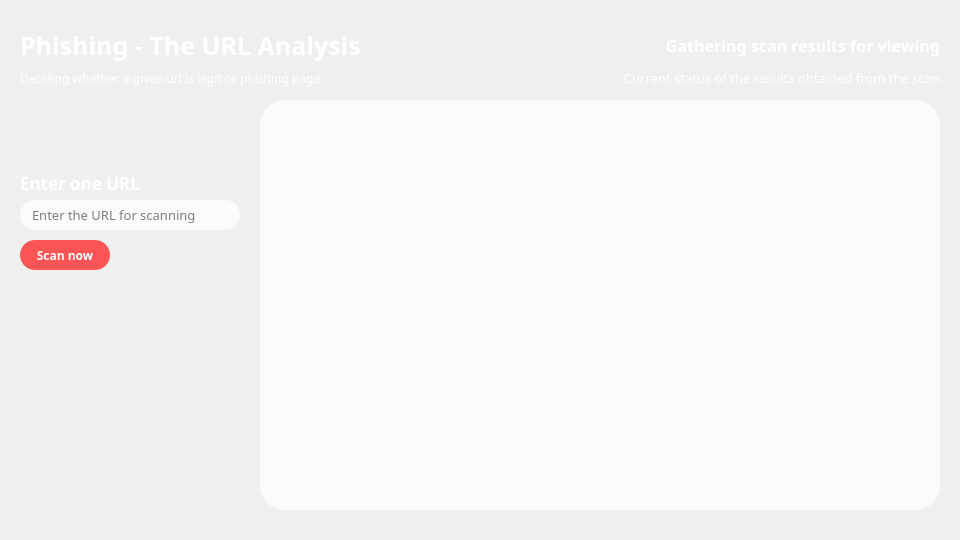
<?xml version="1.0" encoding="UTF-8"?>
<ui version="4.0">
 <class>MainWindow</class>
 <widget class="QMainWindow" name="MainWindow">
  <property name="geometry">
   <rect>
    <x>0</x>
    <y>0</y>
    <width>960</width>
    <height>540</height>
   </rect>
  </property>
  <property name="sizePolicy">
   <sizepolicy hsizetype="Fixed" vsizetype="Fixed">
    <horstretch>0</horstretch>
    <verstretch>0</verstretch>
   </sizepolicy>
  </property>
  <property name="minimumSize">
   <size>
    <width>960</width>
    <height>540</height>
   </size>
  </property>
  <property name="maximumSize">
   <size>
    <width>960</width>
    <height>540</height>
   </size>
  </property>
  <property name="windowTitle">
   <string>Phishing Page Analyser</string>
  </property>
  <widget class="QWidget" name="centralwidget">
   <widget class="QLabel" name="background">
    <property name="geometry">
     <rect>
      <x>0</x>
      <y>0</y>
      <width>960</width>
      <height>540</height>
     </rect>
    </property>
    
    <property name="minimumSize">
     <size>
      <width>960</width>
      <height>540</height>
     </size>
    </property>
    <property name="maximumSize">
     <size>
      <width>960</width>
      <height>540</height>
     </size>
    </property>
    <property name="text">
     <string>&lt;html&gt;&lt;head/&gt;&lt;body&gt;&lt;p&gt;&lt;img src=&quot;:/images/tealbg.jpg&quot;/&gt;&lt;/p&gt;&lt;/body&gt;&lt;/html&gt;</string>
    </property>
   </widget>
   <widget class="QLabel" name="lab_title">
    <property name="geometry">
     <rect>
      <x>20</x>
      <y>20</y>
      <width>520</width>
      <height>50</height>
     </rect>
    </property>
    <property name="font">
     <font>
      <family>sans-serif</family>
      <pointsize>19</pointsize>
      <weight>85</weight>
      <bold>true</bold>
     </font>
    </property>
    <property name="styleSheet">
     <string notr="true">color:rgba(255,255,255,1);</string>
    </property>
    <property name="text">
     <string>Phishing - The URL Analysis </string>
    </property>
    <property name="wordWrap">
     <bool>true</bool>
    </property>
   </widget>
   <widget class="QLabel" name="lab_viere">
    <property name="geometry">
     <rect>
      <x>520</x>
      <y>20</y>
      <width>420</width>
      <height>50</height>
     </rect>
    </property>
    <property name="font">
     <font>
      <family>sans-serif</family>
      <pointsize>12</pointsize>
      <weight>85</weight>
      <bold>true</bold>
     </font>
    </property>
    <property name="styleSheet">
     <string notr="true">background-color:rgba(0,0,0,0);
color:rgba(255,255,255,1);</string>
    </property>
    <property name="text">
     <string>Gathering scan results for viewing</string>
    </property>
    <property name="alignment">
     <set>Qt::AlignRight|Qt::AlignTrailing|Qt::AlignVCenter</set>
    </property>
    <property name="wordWrap">
     <bool>true</bool>
    </property>
   </widget>
   <widget class="QLabel" name="lab_subtt">
    <property name="geometry">
     <rect>
      <x>20</x>
      <y>70</y>
      <width>320</width>
      <height>16</height>
     </rect>
    </property>
    <property name="font">
     <font>
      <family>.sans-serif</family>
     </font>
    </property>
    <property name="styleSheet">
     <string notr="true">color:rgba(255,255,255,1);
background-color:rgba(0,0,0,0);
</string>
    </property>
    <property name="text">
     <string>Deciding whether a given url is legit or phishing page.</string>
    </property>
   </widget>
   <widget class="QLineEdit" name="edit_one">
    <property name="geometry">
     <rect>
      <x>20</x>
      <y>200</y>
      <width>220</width>
      <height>30</height>
     </rect>
    </property>
    <property name="font">
     <font>
      <family>.sans-serif</family>
      <pointsize>10</pointsize>
     </font>
    </property>
    <property name="styleSheet">
     <string notr="true">background-color:rgba(255,255,255,0.75);
border-radius:15px;padding-left:10px;</string>
    </property>
    <property name="placeholderText">
     <string>Enter the URL for scanning</string>
    </property>
    <property name="clearButtonEnabled">
     <bool>true</bool>
    </property>
   </widget>
   <widget class="QPushButton" name="btn_scan_one">
    <property name="geometry">
     <rect>
      <x>20</x>
      <y>240</y>
      <width>90</width>
      <height>30</height>
     </rect>
    </property>
    <property name="font">
     <font>
      <family>.sans-serif</family>
     </font>
    </property>
    <property name="styleSheet">
     <string notr="true">background-color:rgba(255,32,32,0.75);
border-radius:15px;
color: rgba(255,255,255,1);font-weight:bold;</string>
    </property>
    <property name="text">
     <string>Scan now</string>
    </property>
   </widget>
   <widget class="QLabel" name="lab_state">
    <property name="geometry">
     <rect>
      <x>260</x>
      <y>70</y>
      <width>680</width>
      <height>16</height>
     </rect>
    </property>
    <property name="font">
     <font>
      <family>.sans-serif</family>
      <pointsize>10</pointsize>
      <weight>50</weight>
      <bold>false</bold>
     </font>
    </property>
    <property name="styleSheet">
     <string notr="true">background-color:rgba(0,0,0,0);
color:rgba(255,255,255,1);</string>
    </property>
    <property name="text">
     <string>Current status of the results obtained from the scan</string>
    </property>
    <property name="alignment">
     <set>Qt::AlignRight|Qt::AlignTrailing|Qt::AlignVCenter</set>
    </property>
    <property name="wordWrap">
     <bool>true</bool>
    </property>
   </widget>
   <widget class="QLabel" name="lab_oneur">
    <property name="geometry">
     <rect>
      <x>20</x>
      <y>175</y>
      <width>220</width>
      <height>16</height>
     </rect>
    </property>
    <property name="font">
     <font>
      <family>sans-serif</family>
      <pointsize>13</pointsize>
      <weight>70</weight>
      <bold>false</bold>
     </font>
    </property>
    <property name="styleSheet">
     <string notr="true">background-color:rgba(0,0,0,0);
color:rgba(255,255,255,1);</string>
    </property>
    <property name="text">
     <string>Enter one URL</string>
    </property>
    <property name="alignment">
     <set>Qt::AlignLeading|Qt::AlignLeft|Qt::AlignVCenter</set>
    </property>
    <property name="wordWrap">
     <bool>true</bool>
    </property>
   </widget>
   <widget class="QPushButton" name="btn_scan_mul">
    <property name="geometry">
     <rect>
      <x>0</x>
      <y>0</y>
      <width>0</width>
      <height>0</height>
     </rect>
    </property>
    <property name="font">
     <font>
      <family>sans-serif</family>
     </font>
    </property>
    
    
   </widget>
   <widget class="QLabel" name="lab_mulur">
    <property name="geometry">
     <rect>
      <x>20</x>
      <y>370</y>
      <width>220</width>
      <height>16</height>
     </rect>
    </property>
    <property name="font">
     <font>
      <family>sans-serif</family>
      <pointsize>10</pointsize>
      <weight>50</weight>
      <bold>false</bold>
     </font>
    </property>
    <property name="styleSheet">
     <string notr="true">background-color:rgba(0,0,0,0);
color:rgba(255,255,255,1);</string>
    </property>
    
    
   
    
      
   </widget>
   
   <widget class="QTextEdit" name="det_boxer">
    <property name="geometry">
     <rect>
      <x>260</x>
      <y>100</y>
      <width>680</width>
      <height>410</height>
     </rect>
    </property>
    <property name="font">
     <font>
      <family>sans-serif</family>
     </font>
    </property>
    <property name="styleSheet">
     <string notr="true">background-color:rgba(255,255,255,0.75);
border-radius:25px;</string>
    </property>
    <property name="verticalScrollBarPolicy">
     <enum>Qt::ScrollBarAlwaysOff</enum>
    </property>
    <property name="horizontalScrollBarPolicy">
     <enum>Qt::ScrollBarAlwaysOff</enum>
    </property>
    <property name="sizeAdjustPolicy">
     <enum>QAbstractScrollArea::AdjustIgnored</enum>
    </property>
   </widget>
  </widget>
 </widget>
 <resources>
  <include location="fwvul.qrc"/>
 </resources>
 <connections/>
</ui>
